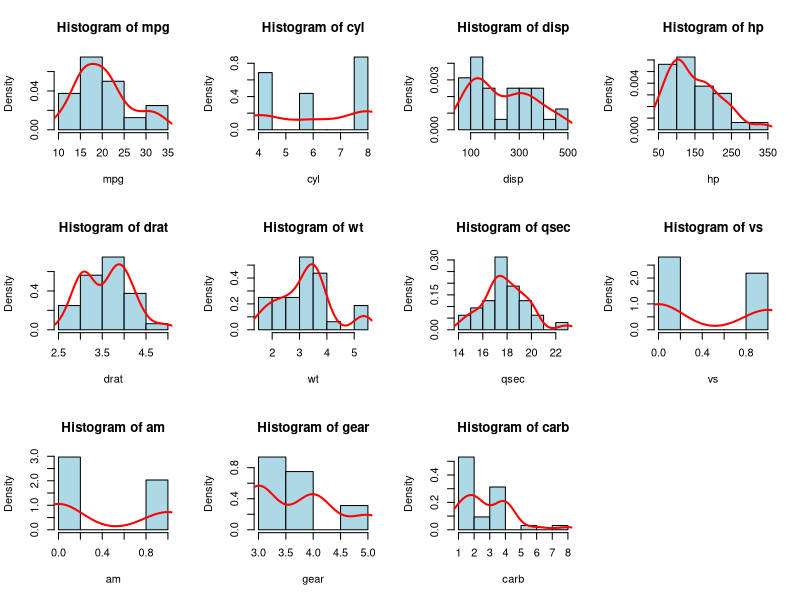

Write the R code that produced this figure.
install.packages("e1071")
library(e1071)
data("mtcars")
cat("Number of Observations (rows):", nrow(mtcars), "\n")
cat("Number of Variables (columns):", ncol(mtcars), "\n")
max_hp <- max(mtcars$hp)
min_hp <- min(mtcars$hp)
cat("\nCar with Maximum Horsepower:\n")
print(mtcars[mtcars$hp == max_hp, ])
cat("\nCar with Minimum Horsepower:\n")
print(mtcars[mtcars$hp == min_hp, ])
par(mfrow = c(3, 4))
for (var in names(mtcars)) {
  hist(mtcars[[var]],
       main = paste("Histogram of", var),
       xlab = var,
       col = "lightblue",
       border = "black",
       freq = FALSE)
  lines(density(mtcars[[var]]), col = "red", lwd = 2)
}
par(mfrow = c(1, 1))
cat("\nSkewness of variables:\n")
for (var in names(mtcars)) {
  sk <- skewness(mtcars[[var]])
  cat(var, ":", sk, "\n")
}
hp_cyl3 <- mtcars$hp[mtcars$cyl == 3]
hp_cyl4 <- mtcars$hp[mtcars$cyl == 4]
mean_diff <- mean(hp_cyl3) - mean(hp_cyl4)
sd_diff <- sd(hp_cyl3) - sd(hp_cyl4)
cat("\nAverage HP difference (3 cyl - 4 cyl):", mean_diff, "\n")
cat("SD difference of HP (3 cyl - 4 cyl):", sd_diff, "\n")
cor_matrix <- cor(mtcars)
max_corr <- max(cor_matrix[upper.tri(cor_matrix)])
where <- which(cor_matrix == max_corr, arr.ind = TRUE)
var1 <- rownames(cor_matrix)[where[1]]
var2 <- colnames(cor_matrix)[where[2]]
cat("\nHighest Pearson Correlation:\n")
cat(var1, "and", var2, "with correlation =", max_corr, "\n")
